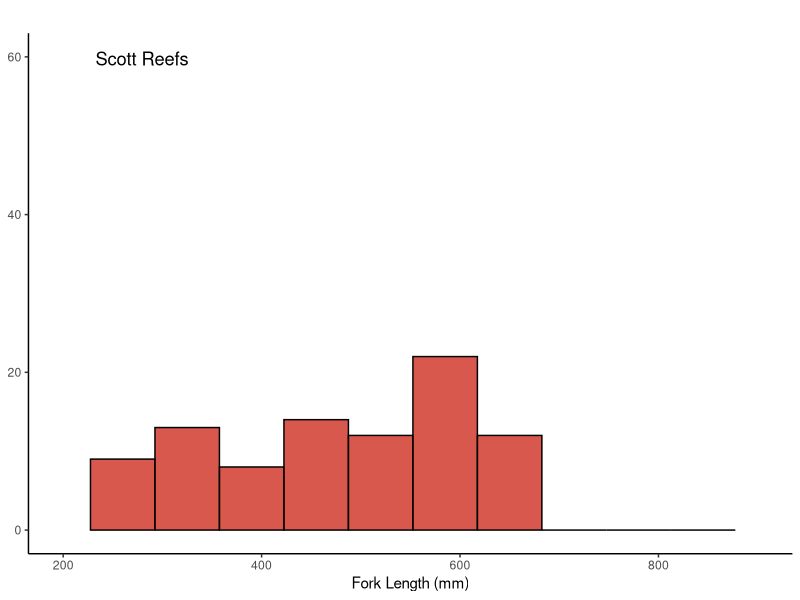
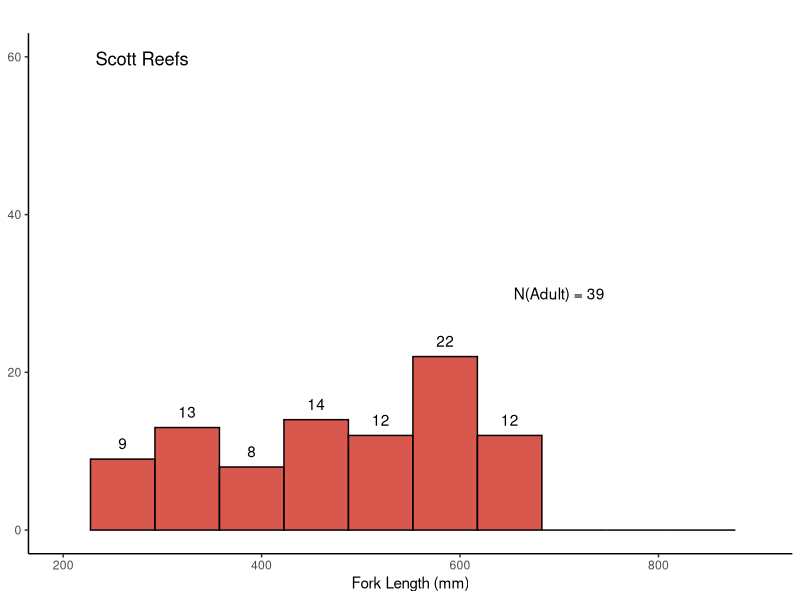
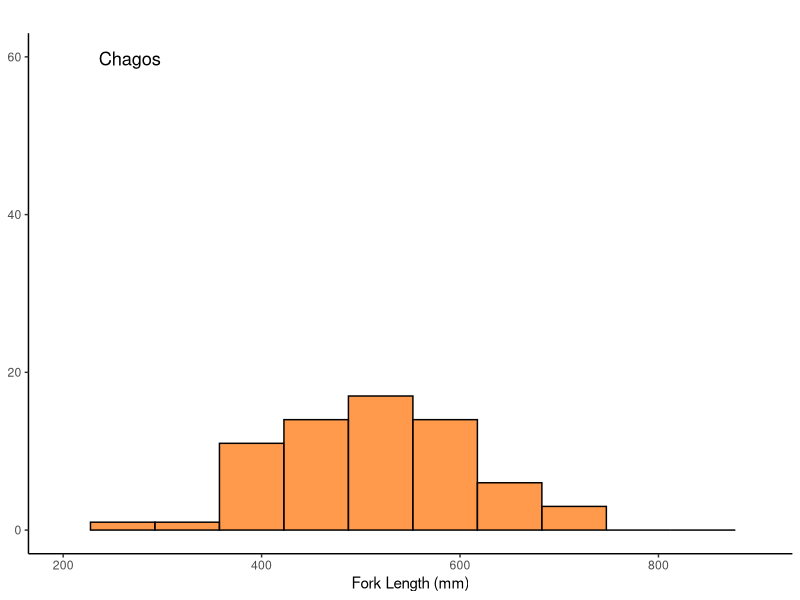
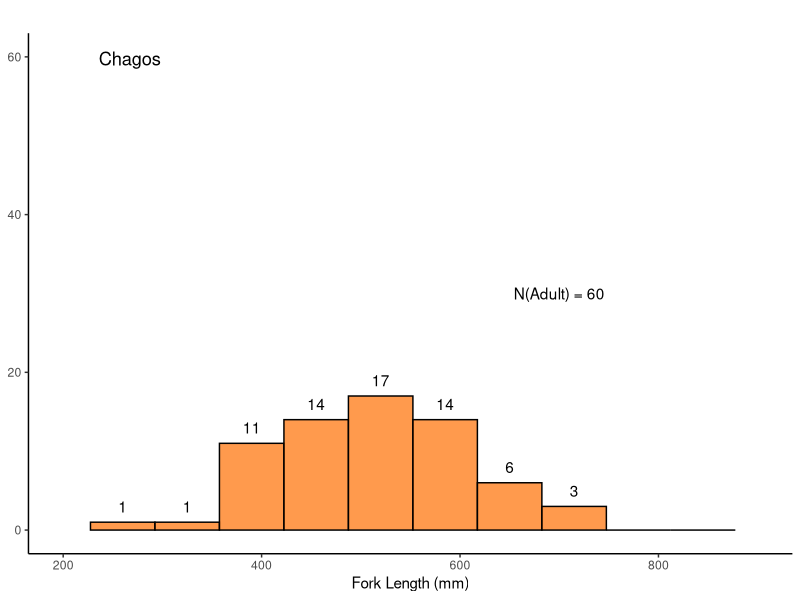
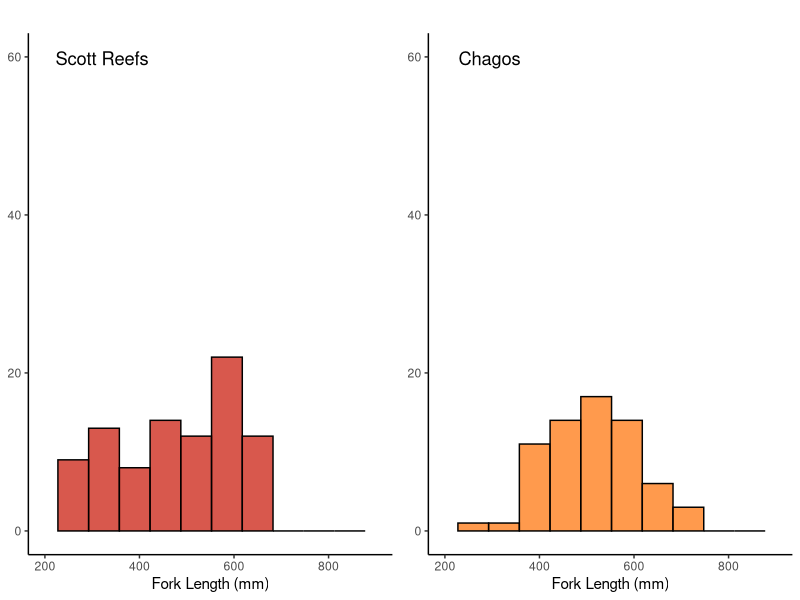
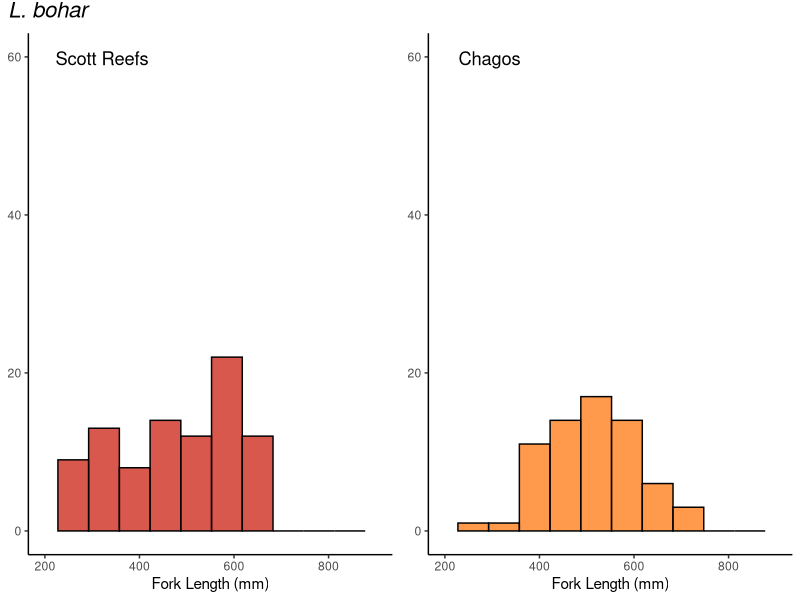

R code for these plots, in order:
#L.bohar

library(ggplot2)
library(tidyr)
library(tidyverse)
library(ggpubr)
library(dplyr)

boh <- read.csv("Bohar_Fork.csv", header = T, stringsAsFactors = T)
boh$Location <- as.factor(boh$Location)

fig1b=ggplot(boh%>%filter(Location=='SR'))+
  geom_histogram(col = 'black', fill = "#C71000B2", aes(x=Length), binwidth = 65)+
  ylim(0,60)+xlim(200,900)+
  theme_classic()+theme(axis.title.y = element_blank())+
  xlab('Fork Length (mm)') + ggtitle("Scott Reefs") + theme(plot.title = element_text(vjust = -10))+ 
  theme(plot.title = element_text(hjust = 0.1))
fig1b
ggplot_build(fig1b)$data[[1]]
a <-fig1b + annotate("text", x= 195, y=6, label ="4")
b <-a + annotate("text", x= 260, y=11, label ="9")
c <-b + annotate("text", x= 325, y=15, label ="13")
d <- c + annotate("text", x= 390, y=10, label ="8")
e <- d + annotate("text", x= 455, y=16, label ="14")
f <-e + annotate("text", x= 520, y=14, label ="12")
g <-f + annotate("text", x= 585, y=24, label ="22")
h <-g + annotate("text", x= 650, y=14, label ="12")
i <-h + annotate("text", x= 130, y=3, label ="1")
SRfinal <-i + annotate("text", x= 700, y=30, label ="N(Adult) = 39")
SRfinal


fig3b=ggplot(boh%>%filter(Location=='Chagos '))+
  geom_histogram(col='black', fill = "#FF6F00B2", aes(x=Length), binwidth = 65)+
  ylim(0,60)+xlim(200,900)+
  theme_classic()+theme(axis.title.y = element_blank())+
  xlab('Fork Length (mm)') + ggtitle("Chagos") + theme(plot.title = element_text(vjust = -10))+ 
  theme(plot.title = element_text(hjust = 0.1))
fig3b

b <-fig3b + annotate("text", x= 260, y=3, label ="1")
c <-b + annotate("text", x= 325, y=3, label ="1")
d <- c + annotate("text", x= 390, y=13, label ="11")
e <- d + annotate("text", x= 455, y=16, label ="14")
f <-e + annotate("text", x= 520, y=19, label ="17")
g <- f + annotate("text", x= 585, y=16, label ="14")
h <- g + annotate("text", x= 650, y=8, label ="6")
i <- h + annotate("text", x= 715, y=5, label ="3")
Chagosfinal <-i +annotate("text", x=700, y=30, label ="N(Adult) = 60")
Chagosfinal
ggplot_build(fig3b)$data[[1]]



fig2=ggarrange(fig1b,fig3b, nrow=1,ncol=2, common.legend = T, 
               hjust = -.5, vjust=.8, font.label = list(face='plain', size=10))
fig2 + ggtitle(expression(italic("L. bohar")))

fig2N <- annotate_figure(fig2, 
                fig.lab = "L. bohar", fig.lab.face = "italic", fig.lab.size = 16)
fig2N
